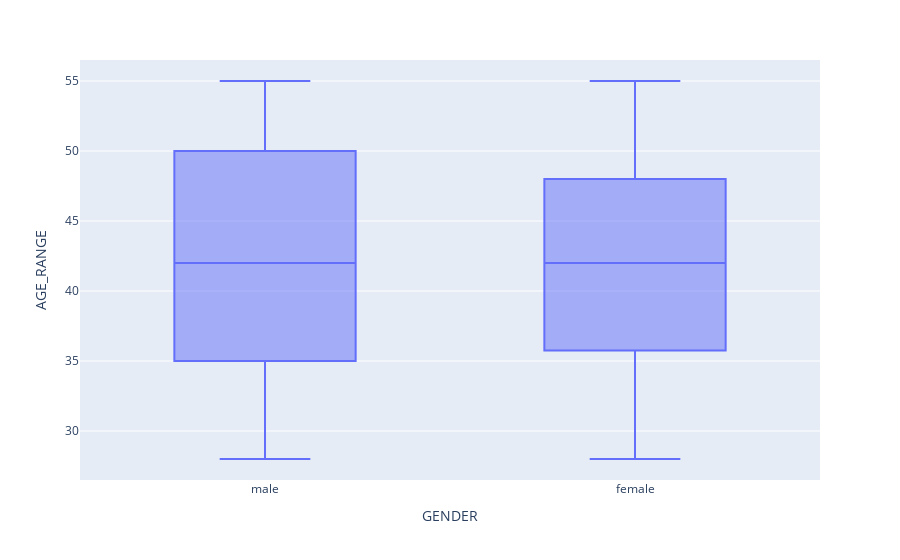

The notebook cell this image was saved under:
### Markdown cell above
### 5. Is there any outliers in the data? Is the outliers an error or else?
Outlier analysis

### Code cell
fig = px.box(laundry, x="GENDER", y='AGE_RANGE')
fig.show()

### Figure 1 — Plotly figure (JSON) as saved in the notebook; plotly's stock layout.template omitted (floating-point values rounded to 4 significant figures; data arrays with more than 128 entries replaced by an {"elided": "..."} marker saying what was removed)
{"data": [{"alignmentgroup": "True", "hovertemplate": "GENDER=%{x}<br>AGE_RANGE=%{y}<extra></extra>", "legendgroup": "", "marker": {"color": "#636efa"}, "name": "", "notched": false, "offsetgroup": "", "orientation": "v", "showlegend": false, "type": "box", "x": {"elided": "642 str values"}, "x0": " ", "xaxis": "x", "y": {"elided": "642 int values"}, "y0": " ", "yaxis": "y"}], "layout": {"boxmode": "group", "legend": {"tracegroupgap": 0}, "margin": {"t": 60}, "xaxis": {"anchor": "y", "domain": [0, 1], "title": {"text": "GENDER"}}, "yaxis": {"anchor": "x", "domain": [0, 1], "title": {"text": "AGE_RANGE"}}}}
